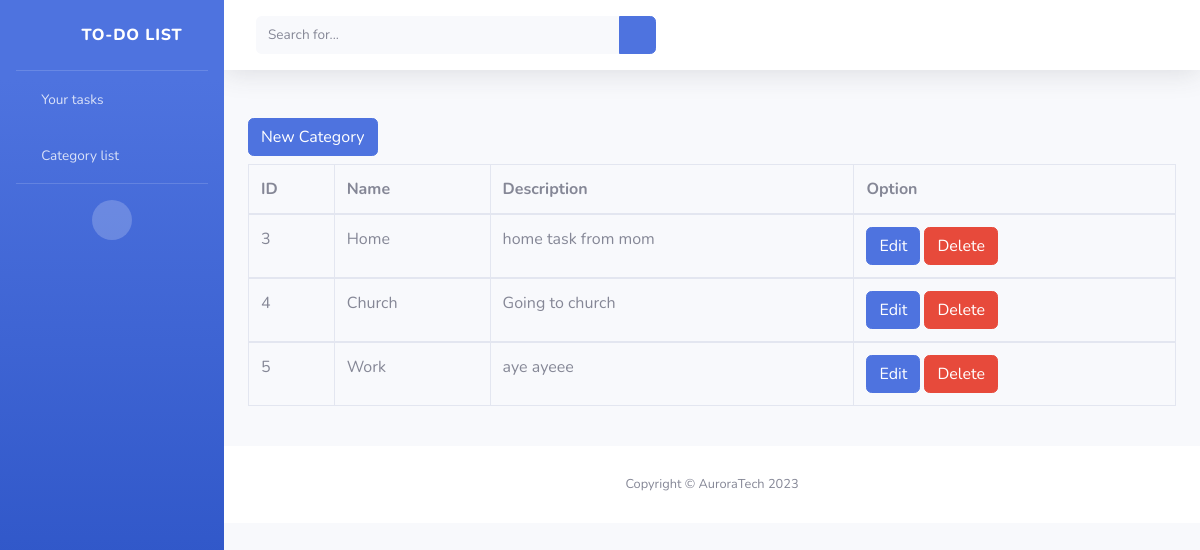
The page /category on the database its author committed.
### todolist/models.py (models this page shows, shortened)
class Category(models.Model):
    name = models.CharField(max_length=50)
    description = models.TextField()

### todolist/views.py (the view)
# urls.py: path('category', views.Category_View),
def Category_View(request):
    return render(request, 'category_list.html', {
        'category': Category.objects.all,
        'title': "Category"
    })

### templates/category_list.html (shortened to what this page needs)
{% extends 'base.html'%}
{%block category%}
<div class="card-body">
    <button class="btn btn-primary mb-2" hx-get="{% url 'add_category' %}" hx-target="#dialog">New Category</button>
    <div class="table-responsive">
        <table class="table table-bordered" id="dataTable" width="100%" cellspacing="0">
            <thead>
                <tr>
                    <th>ID</th>
                    <th>Name</th>
                    <th>Description</th>
                    <th>Option</th>
                </tr>
            </thead>
            <tbody>
                {% for Category in category %}
                <tr>
                    <td>{{ Category.id}}</td>
                    <td>{{ Category.name}}</td>
                    <td>{{ Category.description}}</td>
                    <td><a class="btn btn-primary" hx-get="{% url 'edit_category' id=Category.id %}"
                            hx-target="#dialog">Edit</a>
                        <button type="button" class="btn btn-danger" data-bs-toggle="modal"
                            data-bs-target="#hapus-{{Category.id}}">Delete</button>
                    </td>
                </tr>
            </tbody>
            {% endfor %}
        </table>
    </div>
</div>
{%endblock%}

### rows shown on the page
Category: id "3", name "Home", description "home task from mom"
Category: id "4", name "Church", description "Going to church"
Category: id "5", name "Work", description "aye ayeee"
